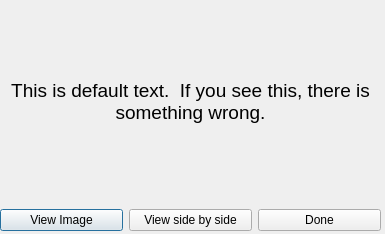
<?xml version="1.0" encoding="UTF-8"?>
<ui version="4.0">
 <class>EncodeDialog</class>
 <widget class="QDialog" name="EncodeDialog">
  <property name="geometry">
   <rect>
    <x>0</x>
    <y>0</y>
    <width>385</width>
    <height>234</height>
   </rect>
  </property>
  <property name="windowTitle">
   <string>Encode Success!</string>
  </property>
  <widget class="QWidget" name="verticalLayoutWidget">
   <property name="geometry">
    <rect>
     <x>0</x>
     <y>0</y>
     <width>381</width>
     <height>231</height>
    </rect>
   </property>
   <layout class="QVBoxLayout" name="verticalLayout">
    <item>
     <widget class="QLabel" name="encoded_label">
      <property name="minimumSize">
       <size>
        <width>0</width>
        <height>200</height>
       </size>
      </property>
      <property name="font">
       <font>
        <pointsize>14</pointsize>
       </font>
      </property>
      <property name="text">
       <string>This is default text.  If you see this, there is something wrong.</string>
      </property>
      <property name="alignment">
       <set>Qt::AlignCenter</set>
      </property>
      <property name="wordWrap">
       <bool>true</bool>
      </property>
     </widget>
    </item>
    <item>
     <layout class="QHBoxLayout" name="horizontalLayout">
      <item>
       <widget class="QPushButton" name="view_image_button">
        <property name="toolTip">
         <string>View the newly encoded image.</string>
        </property>
        <property name="text">
         <string>View Image</string>
        </property>
       </widget>
      </item>
      <item>
       <widget class="QPushButton" name="side_by_side_button">
        <property name="toolTip">
         <string>View the original image and the newly encoded image side by side.</string>
        </property>
        <property name="text">
         <string>View side by side</string>
        </property>
       </widget>
      </item>
      <item>
       <widget class="QPushButton" name="done_button">
        <property name="text">
         <string>Done</string>
        </property>
       </widget>
      </item>
     </layout>
    </item>
   </layout>
  </widget>
 </widget>
 <resources/>
 <connections>
  <connection>
   <sender>done_button</sender>
   <signal>clicked()</signal>
   <receiver>EncodeDialog</receiver>
   <slot>close()</slot>
   <hints>
    <hint type="sourcelabel">
     <x>317</x>
     <y>217</y>
    </hint>
    <hint type="destinationlabel">
     <x>191</x>
     <y>116</y>
    </hint>
   </hints>
  </connection>
 </connections>
</ui>
